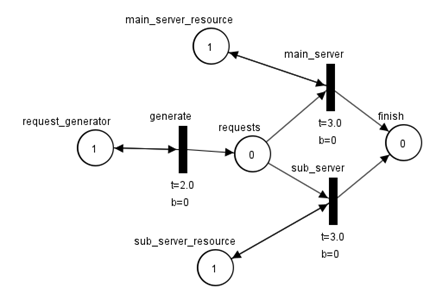
#> input picture assets/local/simple_petri_2.png, 436 x 300 px, found by its file name
$ python image_viewer.py
#> lines starting #> are read from the running program, lines starting #| are printed output that depends on the picture
import cv2
import numpy as np

# Global variables to track viewer state
scale = 1.0
center_x = 0.0
center_y = 0.0
win_width = 768
win_height = 432
panning = False
prev_x = 0
prev_y = 0
img = None
img_height = 0
img_width = 0

def mouse_callback(event, x, y, flags, param):
    global scale, center_x, center_y, panning, prev_x, prev_y, win_width, win_height
    if event == cv2.EVENT_LBUTTONDOWN:
        panning = True
        prev_x = x
        prev_y = y
    elif event == cv2.EVENT_LBUTTONUP:
        panning = False
    elif event == cv2.EVENT_MOUSEMOVE:
        if panning:
            delta_x = x - prev_x
            delta_y = y - prev_y
            center_x -= delta_x / scale
            center_y -= delta_y / scale
            prev_x, prev_y = x, y
    elif event == cv2.EVENT_MOUSEWHEEL:
        # Zoom handling
        zoom_factor = 1.1 if flags > 0 else 0.9
        new_scale = scale * zoom_factor
        new_scale = max(min(new_scale, 10.0), 0.1)  # Limit scale

        # Calculate image coordinates under cursor
        img_x = center_x + (x - win_width/2) / scale
        img_y = center_y + (y - win_height/2) / scale

        # Update center to maintain cursor position
        center_x = img_x - (x - win_width/2) / new_scale
        center_y = img_y - (y - win_height/2) / new_scale
        scale = new_scale

def image_viewer(image_path, initial_win_width=768, initial_win_height=432):
#> called with initial_win_width = 768, initial_win_height = 432
    global img, img_height, img_width, scale, center_x, center_y, win_width, win_height

    # Load image
    img = cv2.imread(image_path)
#> img is the input picture: shape (300, 436, 3); min 0, max 255, mean 246.4
    if img is None:
        print("Error: Could not read image.")
        return
    img_height, img_width = img.shape[:2]
#> img_height = 300; img_width = 436

    # Setup window
    win_name = "Image Viewer"
    cv2.namedWindow(win_name, cv2.WINDOW_NORMAL)
    cv2.resizeWindow(win_name, initial_win_width, initial_win_height)
    cv2.setMouseCallback(win_name, mouse_callback)

    # Initial scale and center
    win_width, win_height = initial_win_width, initial_win_height
    scale = min(win_width/img_width, win_height/img_height)
#> scale = 1.44
    center_x, center_y = img_width/2, img_height/2
#> center_x = 218; center_y = 150

    print("Instructions:")
    print("- Mouse wheel: Zoom in/out")
    print("- Left drag: Pan")
    print("- Press 'c': Center image")
    print("- Press 'q': Quit")

    prev_win_size = (win_width, win_height)

    while True:
        # Update window size
        current_win_rect = cv2.getWindowImageRect(win_name)
        if current_win_rect[2] > 0 and current_win_rect[3] > 0:
            win_width, win_height = current_win_rect[2], current_win_rect[3]

        # Choose interpolation
        interpolation = cv2.INTER_NEAREST if scale >= 1.0 else cv2.INTER_LINEAR
#> interpolation = 0

        # Generate scaled image
        scaled_w, scaled_h = int(img_width*scale), int(img_height*scale)
#> scaled_w = 627; scaled_h = 432
        if scaled_w == 0 or scaled_h == 0:
            display_img = np.zeros((win_height, win_width, 3), dtype=np.uint8)
        else:
            scaled_img = cv2.resize(img, (scaled_w, scaled_h), interpolation=interpolation)
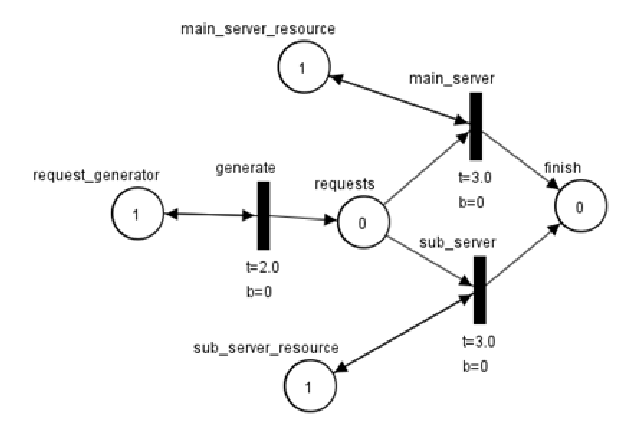
#> scaled_img: shape (432, 627, 3); min 0, max 255, mean 246.4

            # Calculate visible area
            x_center = center_x * scale
#> x_center = 313.9
            y_center = center_y * scale
#> y_center = 216
            x1 = max(0, int(x_center - win_width//2))
#> x1 = 0
            y1 = max(0, int(y_center - win_height//2))
#> y1 = 0
            x2 = x1 + win_width
#> x2 = 768
            y2 = y1 + win_height
#> y2 = 432

            # Clamp to image boundaries
            x1, x2 = max(0, x1), min(scaled_w, x2)
#> x2 = 627
            y1, y2 = max(0, y1), min(scaled_h, y2)
            visible = scaled_img[y1:y2, x1:x2]

            # Create display image
            display_img = np.zeros((win_height, win_width, 3), dtype=np.uint8)
            h, w = visible.shape[:2]
            display_img[:h, :w] = visible
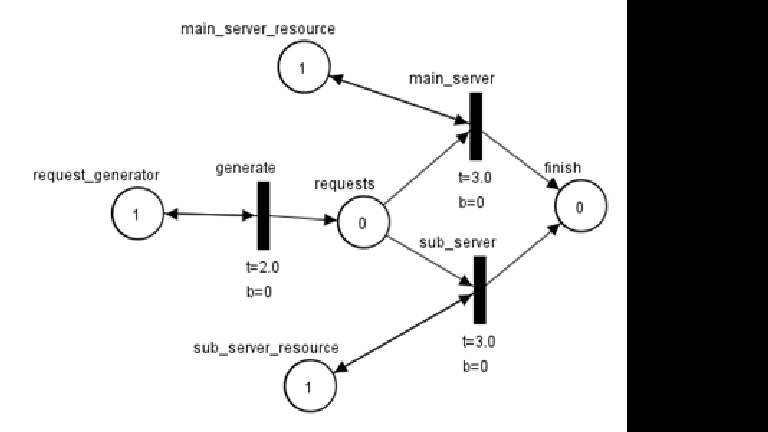
#> display_img: shape (432, 768, 3); min 0, max 255, mean 201.2

        cv2.imshow(win_name, display_img)

        # Handle keys
        key = cv2.waitKey(1)
#> (key q is pressed here)
        if key == ord('q'):
            break
        elif key == ord('c'):
            center_x, center_y = img_width/2, img_height/2

    cv2.destroyAllWindows()

# Example usage
if __name__ == "__main__":
    image_viewer(r"c:\Users\samoed\Documents\GitHub\diploma_bachelor\assets\local\simple_petri_2.png")

$ run again, with assets/local/simple_petri_3.png copied over assets/local/simple_petri_2.png
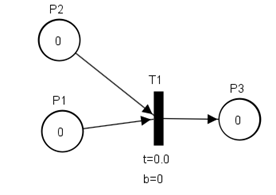
#> input picture assets/local/simple_petri_3.png, 276 x 195 px, found by its file name
#> in image_viewer, img is the input picture: shape (195, 276, 3); min 0, max 255, mean 246.7
#> in image_viewer, `scaled_img = cv2.resize(img, (scaled_w, scaled_h), interpolation=inter..`:
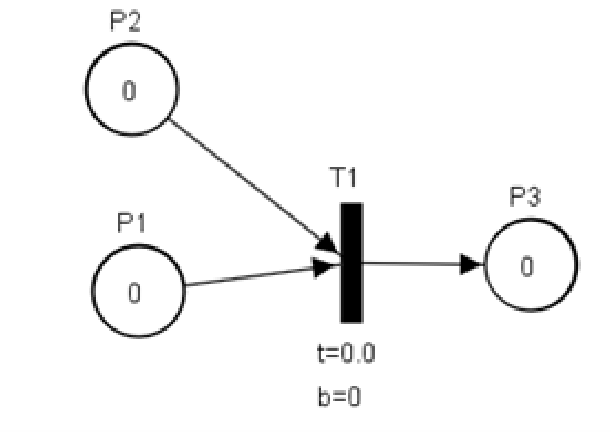
#> scaled_img: shape (432, 611, 3); min 0, max 255, mean 246.7
#> in image_viewer, `display_img[:h, :w] = visible`:
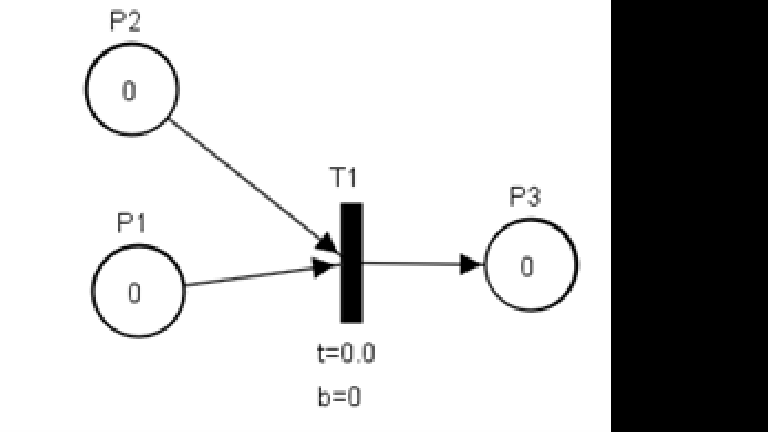
#> display_img: shape (432, 768, 3); min 0, max 255, mean 196.2

$ run again, with assets/local/simple_petri_4.png copied over assets/local/simple_petri_2.png
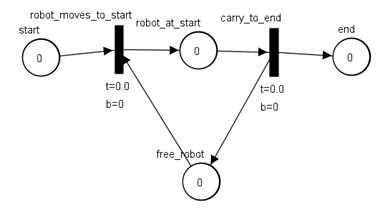
#> input picture assets/local/simple_petri_4.png, 380 x 212 px, found by its file name
#> in image_viewer, img is the input picture: shape (212, 380, 3); min 0, max 255, mean 245.6
#> in image_viewer, `scaled_img = cv2.resize(img, (scaled_w, scaled_h), interpolation=inter..`:
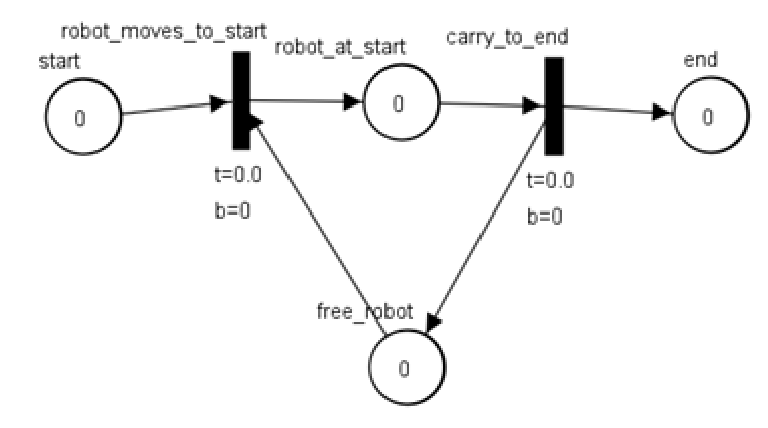
#> scaled_img: shape (428, 768, 3); min 0, max 255, mean 245.5
#> in image_viewer, `display_img[:h, :w] = visible`:
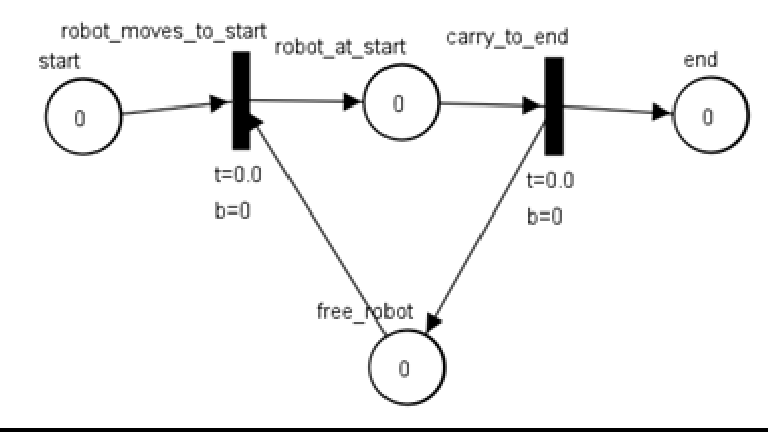
#> display_img: shape (432, 768, 3); min 0, max 255, mean 243.3

$ run again, with assets/local/simple_petri_5.png copied over assets/local/simple_petri_2.png
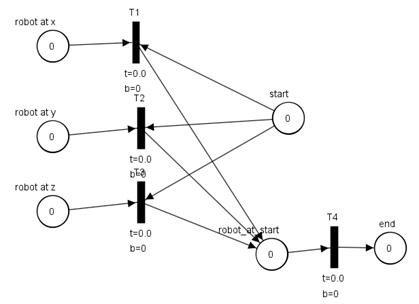
#> input picture assets/local/simple_petri_5.png, 419 x 304 px, found by its file name
#> in image_viewer, img is the input picture: shape (304, 419, 3); min 0, max 255, mean 246.9
#> in image_viewer, `scaled_img = cv2.resize(img, (scaled_w, scaled_h), interpolation=inter..`:
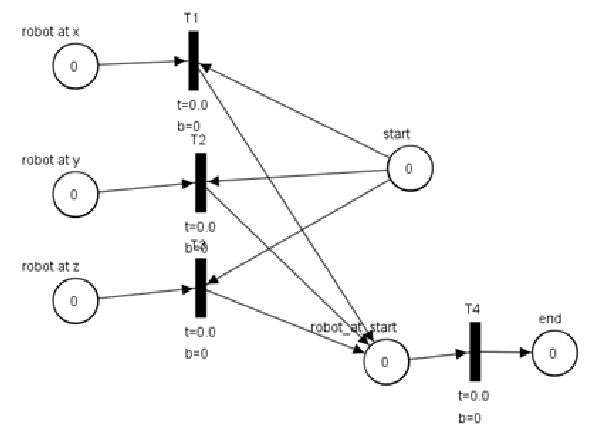
#> scaled_img: shape (432, 595, 3); min 0, max 255, mean 246.9
#> in image_viewer, `display_img[:h, :w] = visible`:
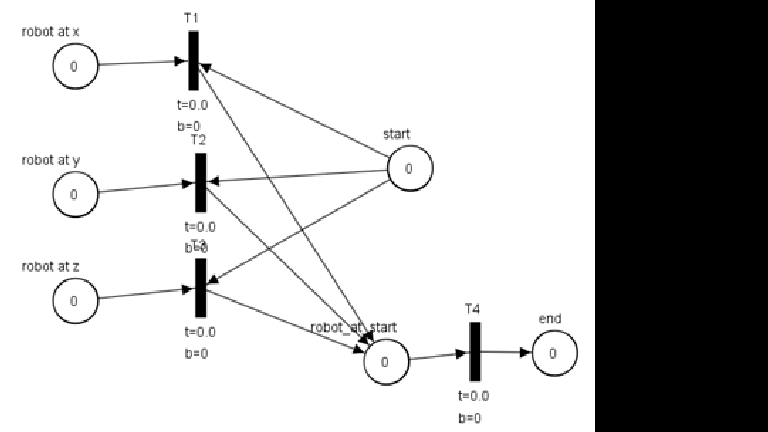
#> display_img: shape (432, 768, 3); min 0, max 255, mean 191.3
